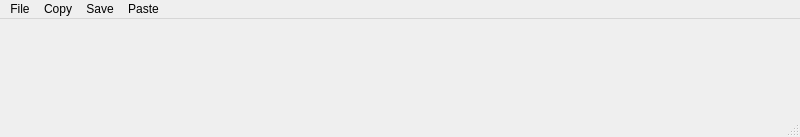
<?xml version="1.0" encoding="UTF-8"?>
<ui version="4.0">
 <class>MainWindow</class>
 <widget class="QMainWindow" name="MainWindow">
  <property name="geometry">
   <rect>
    <x>0</x>
    <y>0</y>
    <width>800</width>
    <height>137</height>
   </rect>
  </property>
  <property name="windowTitle">
   <string>MainWindow</string>
  </property>
  <widget class="QWidget" name="centralwidget"/>
  <widget class="QMenuBar" name="menubar">
   <property name="geometry">
    <rect>
     <x>0</x>
     <y>0</y>
     <width>800</width>
     <height>21</height>
    </rect>
   </property>
   <widget class="QMenu" name="menuFile">
    <property name="title">
     <string>File</string>
    </property>
   </widget>
   <widget class="QMenu" name="menuCopy">
    <property name="title">
     <string>Copy</string>
    </property>
   </widget>
   <widget class="QMenu" name="menuSave">
    <property name="title">
     <string>Save</string>
    </property>
   </widget>
   <widget class="QMenu" name="menuPaste">
    <property name="title">
     <string>Paste</string>
    </property>
   </widget>
   <addaction name="menuFile"/>
   <addaction name="menuCopy"/>
   <addaction name="menuSave"/>
   <addaction name="menuPaste"/>
  </widget>
  <widget class="QStatusBar" name="statusbar"/>
 </widget>
 <resources/>
 <connections/>
</ui>
